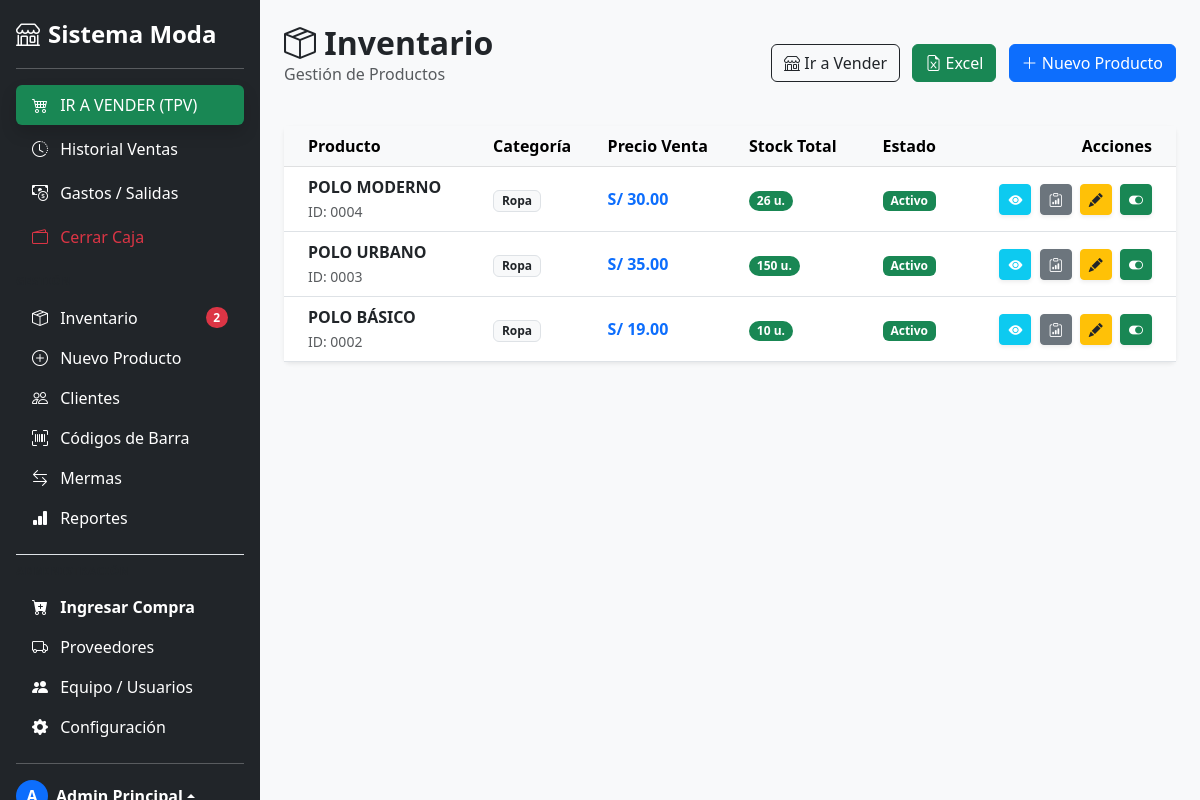
The page /producto/index (signed in) on the database its author committed.
### tables this page shows
CREATE TABLE IF NOT EXISTS `productos` (
  `id` int NOT NULL AUTO_INCREMENT,
  `codigo_barras_base` varchar(50) DEFAULT NULL,
  `nombre` varchar(200) NOT NULL,
  `descripcion` text,
  `activo` tinyint(1) DEFAULT '1',
  `categoria_id` int DEFAULT NULL,
  `precio_compra` decimal(10,2) DEFAULT NULL,
  `precio_venta` decimal(10,2) DEFAULT NULL,
  `imagen` varchar(255) DEFAULT NULL,
  `fecha_creacion` datetime DEFAULT CURRENT_TIMESTAMP,
  PRIMARY KEY (`id`),
  KEY `categoria_id` (`categoria_id`),
  CONSTRAINT `productos_ibfk_1` FOREIGN KEY (`categoria_id`) REFERENCES `categorias` (`id`)
);

CREATE TABLE IF NOT EXISTS `categorias` (
  `id` int NOT NULL AUTO_INCREMENT,
  `nombre` varchar(100) NOT NULL,
  PRIMARY KEY (`id`)
);

### app/controllers/ProductoController.php (called while the page is built, shortened)
<?php
require_once '../app/models/Producto.php';
class ProductoController {
    public function index() {
        $productoModel = new Producto();
        $productos = $productoModel->listar();
        require_once '../app/views/productos/index.php';
    }
}

### app/models/Producto.php (called while the page is built, shortened)
<?php
require_once '../app/core/Database.php';
class Producto {
    private $conn;
    public function __construct() {
        $database = new Database();
        $this->conn = $database->getConnection();
    }
    public function listar() {
        $sql = "SELECT p.id, p.nombre, p.precio_compra, p.precio_venta, p.categoria_id, p.activo,
                c.nombre as categoria_nombre,
                (SELECT IFNULL(SUM(stock_actual), 0) FROM producto_variantes WHERE producto_id = p.id) as stock_total
                FROM productos p
                LEFT JOIN categorias c ON p.categoria_id = c.id
                ORDER BY p.id DESC";
        $stmt = $this->conn->prepare($sql);
        $stmt->execute();
        return $stmt->fetchAll(PDO::FETCH_ASSOC);
    }
}

### app/core/Database.php (called while the page is built, shortened)
<?php
class Database {
    private $host;
    private $db_name;
    private $username;
    private $password;
    public function __construct() {
        $this->host     = getenv('DB_HOST')     ?: 'localhost';
        $this->db_name  = getenv('DB_NAME')     ?: 'sistema_moda';
        $this->username = getenv('DB_USER')     ?: 'root';
        $this->password = getenv('DB_PASS')     ?: '';
    }
    public function getConnection() {
        $this->conn = null;
        try {
            $this->conn = new PDO(
                "mysql:host=" . $this->host . ";dbname=" . $this->db_name . ";charset=utf8mb4",
                $this->username,
                $this->password
            );
            $this->conn->exec("set names utf8mb4");
            $this->conn->setAttribute(PDO::ATTR_ERRMODE, PDO::ERRMODE_EXCEPTION);
            $this->conn->setAttribute(PDO::ATTR_DEFAULT_FETCH_MODE, PDO::FETCH_ASSOC);
        } catch(PDOException $exception) {
            echo "Error de conexión: " . $exception->getMessage();
        }
        return $this->conn;
    }
}

### app/views/productos/index.php (the view, shortened to what this page needs)
<!DOCTYPE html>
<html lang="es">
<head>
    <link href="https://cdn.jsdelivr.net/npm/bootstrap@5.3.0/dist/css/bootstrap.min.css" rel="stylesheet">
    <link rel="stylesheet" href="https://cdn.jsdelivr.net/npm/bootstrap-icons@1.11.0/font/bootstrap-icons.css">
</head>
<body class="bg-light">
<?php include '../app/views/layouts/sidebar.php'; ?>
<div class="container-fluid p-4">
    <div class="d-flex justify-content-between align-items-center mb-4">
        <div>
            <h2 class="fw-bold m-0"><i class="bi bi-box-seam"></i> Inventario</h2>
            <p class="text-muted">Gestión de Productos</p>
        </div>
        <div>
            <a href="<?= BASE_URL ?>/ventas" class="btn btn-outline-dark me-2"><i class="bi bi-shop"></i> Ir a Vender</a>
            <a href="<?= BASE_URL ?>/producto/exportar" class="btn btn-success me-2"><i class="bi bi-file-earmark-excel"></i> Excel</a>
            <?php if(isset($_SESSION['user_rol']) && $_SESSION['user_rol'] == 'admin'): ?>
                <a href="<?= BASE_URL ?>/producto/crear" class="btn btn-primary"><i class="bi bi-plus-lg"></i> Nuevo Producto</a>
            <?php endif; ?>
        </div>
    </div>
    <div class="card shadow-sm border-0">
        <div class="card-body p-0">
            <div class="table-responsive">
                <table class="table table-hover align-middle mb-0">
                    <thead class="table-light">
                        <tr>
                            <th class="ps-4">Producto</th>
                            <th>Categoría</th>
                            <th>Precio Venta</th>
                            <th>Stock Total</th>
                            <th class="text-center">Estado</th>
                            <th class="text-end pe-4">Acciones</th>
                        </tr>
                    </thead>
                    <tbody>
                        <?php if(empty($productos)): ?>
                            <tr><td colspan="6" class="text-center py-5"><h4>📭 Inventario vacío</h4></td></tr>
                        <?php else: ?>
                            <?php foreach($productos as $p): ?>
                            <tr class="<?= $p['activo'] == 0 ? 'table-secondary text-muted' : '' ?>">
                                <td class="ps-4">
                                    <div class="fw-bold"><?= $p['nombre'] ?></div>
                                    <small class="text-muted">ID: <?= str_pad($p['id'], 4, '0', STR_PAD_LEFT) ?></small>
                                </td>
                                <td><span class="badge bg-light text-dark border"><?= $p['categoria_nombre'] ?? 'General' ?></span></td>
                                <td class="fw-bold text-primary">S/ <?= number_format($p['precio_venta'], 2) ?></td>
                                <td>
                                    <?php if($p['stock_total'] < 5): ?>
                                        <span class="badge bg-danger rounded-pill"><?= $p['stock_total'] ?> u.</span>
                                    <?php else: ?>
                                        <span class="badge bg-success rounded-pill"><?= $p['stock_total'] ?> u.</span>
                                    <?php endif; ?>
                                </td>
                                <td class="text-center">
                                    <?php if($p['activo'] == 1): ?>
                                        <span class="badge bg-success">Activo</span>
                                    <?php else: ?>
                                        <span class="badge bg-secondary">Inactivo</span>
                                    <?php endif; ?>
                                </td>
                                <td class="text-end pe-4">
                                    <button class="btn btn-sm btn-info text-white shadow-sm me-1"
                                            onclick="verVariantes(<?= $p['id'] ?>, '<?= $p['nombre'] ?>')" title="Ver Stock">
                                        <i class="bi bi-eye-fill"></i>
                                    </button>
                                    <button class="btn btn-sm btn-secondary shadow-sm me-1"
                                            onclick="verKardex(<?= $p['id'] ?>, '<?= $p['nombre'] ?>')" title="Ver Movimientos">
                                        <i class="bi bi-clipboard-data"></i>
                                    </button>
                                    <?php if(isset($_SESSION['user_rol']) && $_SESSION['user_rol'] == 'admin'): ?>
                                        <a href="<?= BASE_URL ?>/producto/editar/<?= $p['id'] ?>"
                                           class="btn btn-sm btn-warning text-dark shadow-sm me-1" title="Editar">
                                            <i class="bi bi-pencil-fill"></i>
                                        </a>
                                        <?php if($p['activo'] == 1): ?>
                                            <a href="<?= BASE_URL ?>/producto/cambiarEstado/<?= $p['id'] ?>/1"
                                               class="btn btn-sm btn-success shadow-sm" title="Desactivar">
                                                <i class="bi bi-toggle-on"></i>
                                            </a>
                                        <?php endif; ?>
                                    <?php endif; ?>
                                </td>
                            </tr>
                            <?php endforeach; ?>
                        <?php endif; ?>
                    </tbody>
                </table>
            </div>
        </div>
    </div>
</div>
</body>
</html>

### app/views/productos/index.php (style rules this page uses)
@media (min-width: 992px) { body { padding-left: 260px; } }

### rows shown on the page
productos: nombre "POLO MODERNO", id "0004", categoria.nombre "Ropa", precio_venta "30.00", stock_total "26", activo "Activo"
productos: nombre "POLO URBANO", id "0003", categoria.nombre "Ropa", precio_venta "35.00", stock_total "150", activo "Activo"
productos: nombre "POLO BÁSICO", id "0002", categoria.nombre "Ropa", precio_venta "19.00", stock_total "10", activo "Activo"

### other values the page prints
$stock_bajo "2"
